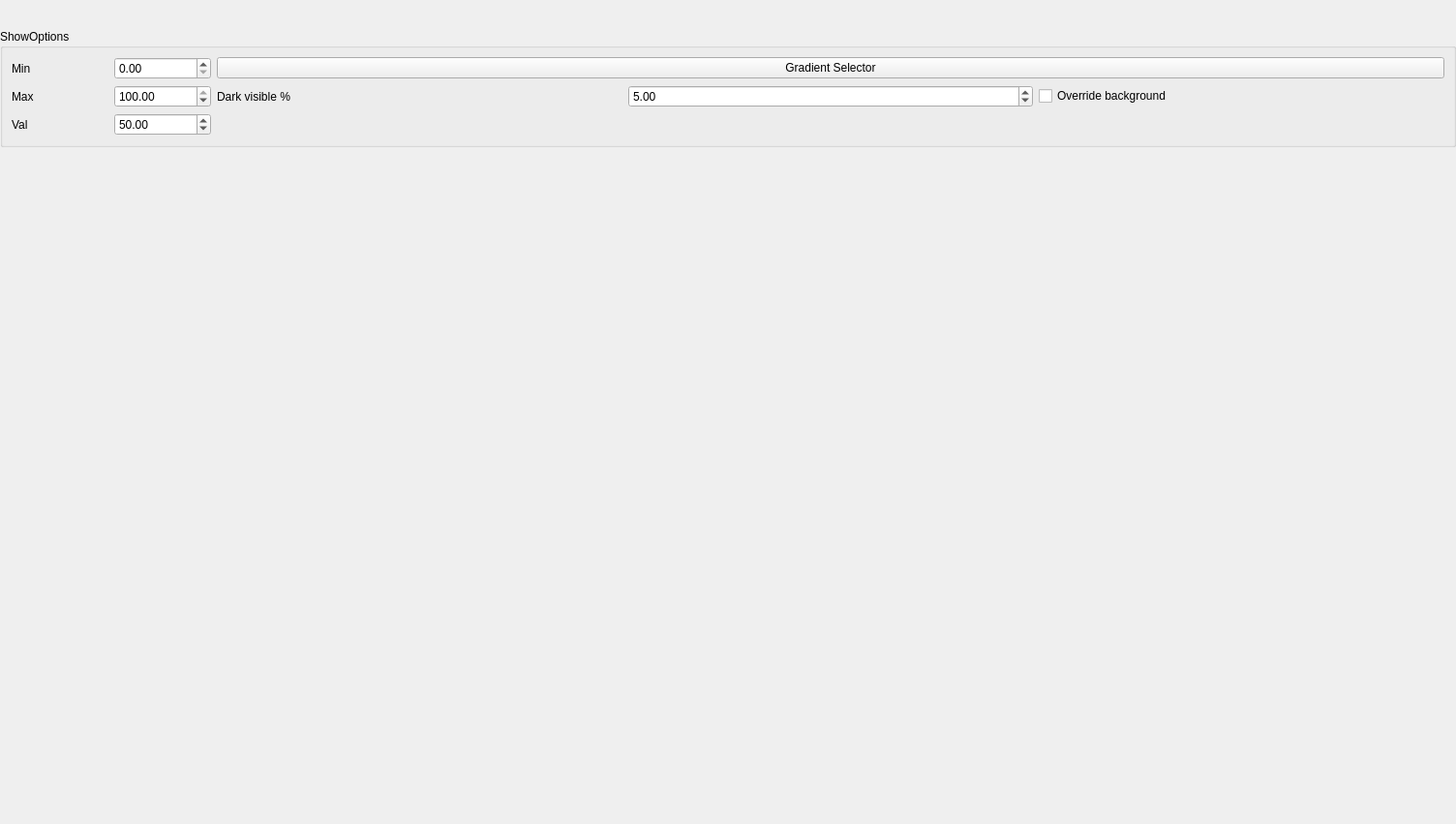
<?xml version="1.0" encoding="UTF-8"?>
<ui version="4.0">
 <class>TestScalar</class>
 <widget class="QWidget" name="TestScalar">
  <property name="geometry">
   <rect>
    <x>0</x>
    <y>0</y>
    <width>1504</width>
    <height>851</height>
   </rect>
  </property>
  <property name="windowTitle">
   <string>Scalar</string>
  </property>
  <property name="windowIcon">
   <iconset>
    <normaloff>:/new/icons/qpx.xpm</normaloff>:/new/icons/qpx.xpm</iconset>
  </property>
  <layout class="QGridLayout" name="gridLayout">
   <property name="leftMargin">
    <number>0</number>
   </property>
   <property name="topMargin">
    <number>0</number>
   </property>
   <property name="rightMargin">
    <number>0</number>
   </property>
   <property name="bottomMargin">
    <number>0</number>
   </property>
   <property name="verticalSpacing">
    <number>6</number>
   </property>
   <item row="1" column="0">
    <widget class="QLabel" name="labelTitle">
     <property name="font">
      <font>
       <pointsize>16</pointsize>
      </font>
     </property>
     <property name="text">
      <string/>
     </property>
     <property name="alignment">
      <set>Qt::AlignCenter</set>
     </property>
    </widget>
   </item>
   <item row="2" column="0">
    <widget class="QGroupBox" name="groupBox">
     <property name="sizePolicy">
      <sizepolicy hsizetype="Preferred" vsizetype="Maximum">
       <horstretch>0</horstretch>
       <verstretch>0</verstretch>
      </sizepolicy>
     </property>
     <property name="minimumSize">
      <size>
       <width>0</width>
       <height>0</height>
      </size>
     </property>
     <property name="title">
      <string>ShowOptions</string>
     </property>
     <layout class="QFormLayout" name="formLayout">
      <item row="2" column="0">
       <layout class="QHBoxLayout" name="horizontalLayout">
        <item>
         <widget class="QLabel" name="label">
          <property name="minimumSize">
           <size>
            <width>100</width>
            <height>0</height>
           </size>
          </property>
          <property name="text">
           <string>Min</string>
          </property>
         </widget>
        </item>
        <item>
         <widget class="QDoubleSpinBox" name="doubleMin">
          <property name="minimumSize">
           <size>
            <width>100</width>
            <height>0</height>
           </size>
          </property>
          <property name="maximum">
           <double>100.000000000000000</double>
          </property>
          <property name="singleStep">
           <double>0.100000000000000</double>
          </property>
         </widget>
        </item>
       </layout>
      </item>
      <item row="4" column="0">
       <layout class="QHBoxLayout" name="horizontalLayout_2">
        <item>
         <widget class="QLabel" name="label_2">
          <property name="minimumSize">
           <size>
            <width>100</width>
            <height>0</height>
           </size>
          </property>
          <property name="text">
           <string>Max</string>
          </property>
         </widget>
        </item>
        <item>
         <widget class="QDoubleSpinBox" name="doubleMax">
          <property name="minimumSize">
           <size>
            <width>100</width>
            <height>0</height>
           </size>
          </property>
          <property name="maximum">
           <double>100.000000000000000</double>
          </property>
          <property name="singleStep">
           <double>0.100000000000000</double>
          </property>
          <property name="value">
           <double>100.000000000000000</double>
          </property>
         </widget>
        </item>
       </layout>
      </item>
      <item row="5" column="0">
       <layout class="QHBoxLayout" name="horizontalLayout_3">
        <item>
         <widget class="QLabel" name="label_3">
          <property name="minimumSize">
           <size>
            <width>100</width>
            <height>0</height>
           </size>
          </property>
          <property name="text">
           <string>Val</string>
          </property>
         </widget>
        </item>
        <item>
         <widget class="QDoubleSpinBox" name="doubleVal">
          <property name="minimumSize">
           <size>
            <width>100</width>
            <height>0</height>
           </size>
          </property>
          <property name="maximum">
           <double>100.000000000000000</double>
          </property>
          <property name="singleStep">
           <double>0.100000000000000</double>
          </property>
          <property name="value">
           <double>50.000000000000000</double>
          </property>
         </widget>
        </item>
       </layout>
      </item>
      <item row="2" column="1">
       <widget class="QPushButton" name="pushGradientSelector">
        <property name="text">
         <string>Gradient Selector</string>
        </property>
       </widget>
      </item>
      <item row="4" column="1">
       <layout class="QHBoxLayout" name="horizontalLayout_5">
        <item>
         <widget class="QLabel" name="label_4">
          <property name="minimumSize">
           <size>
            <width>100</width>
            <height>0</height>
           </size>
          </property>
          <property name="text">
           <string>Dark visible %</string>
          </property>
         </widget>
        </item>
        <item>
         <widget class="QDoubleSpinBox" name="doubleDark">
          <property name="minimumSize">
           <size>
            <width>100</width>
            <height>0</height>
           </size>
          </property>
          <property name="maximum">
           <double>100.000000000000000</double>
          </property>
          <property name="singleStep">
           <double>0.100000000000000</double>
          </property>
          <property name="value">
           <double>5.000000000000000</double>
          </property>
         </widget>
        </item>
        <item>
         <widget class="QCheckBox" name="checkOverrideBackground">
          <property name="text">
           <string>Override background</string>
          </property>
         </widget>
        </item>
       </layout>
      </item>
     </layout>
    </widget>
   </item>
   <item row="3" column="0">
    <layout class="QHBoxLayout" name="horizontalLayout_4">
     <item>
      <widget class="QPlot::KnightRiderWidget" name="knight1" native="true">
       <property name="sizePolicy">
        <sizepolicy hsizetype="Preferred" vsizetype="MinimumExpanding">
         <horstretch>0</horstretch>
         <verstretch>0</verstretch>
        </sizepolicy>
       </property>
      </widget>
     </item>
     <item>
      <widget class="QWidget" name="knight2" native="true"/>
     </item>
    </layout>
   </item>
  </layout>
 </widget>
 <customwidgets>
  <customwidget>
   <class>QPlot::KnightRiderWidget</class>
   <extends>QWidget</extends>
   <header>QPlot/KnightRiderWidget.h</header>
   <container>1</container>
  </customwidget>
 </customwidgets>
 <resources/>
 <connections/>
</ui>
